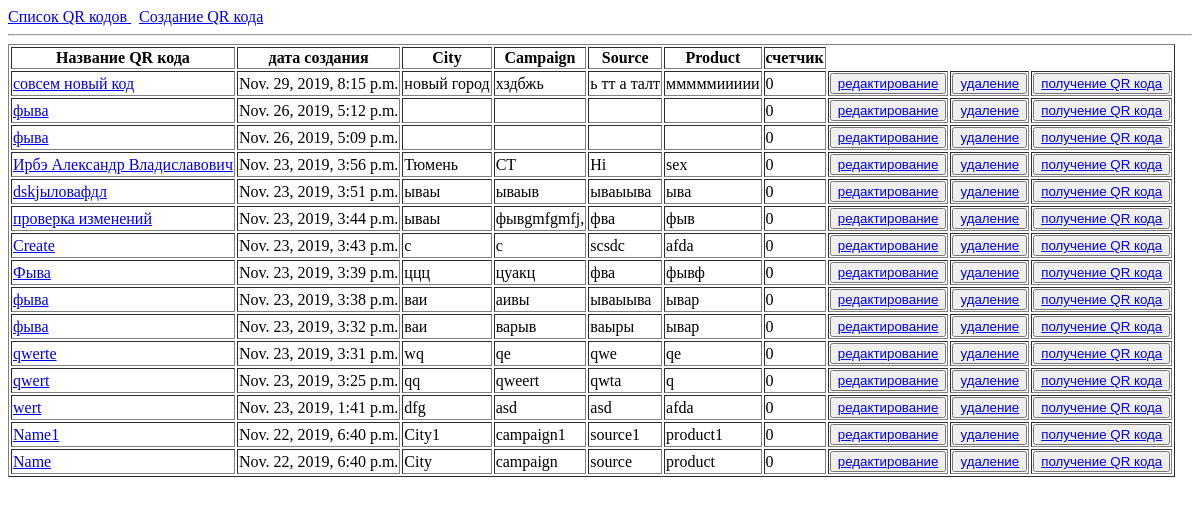
Page /qr/ on the earlier database version.
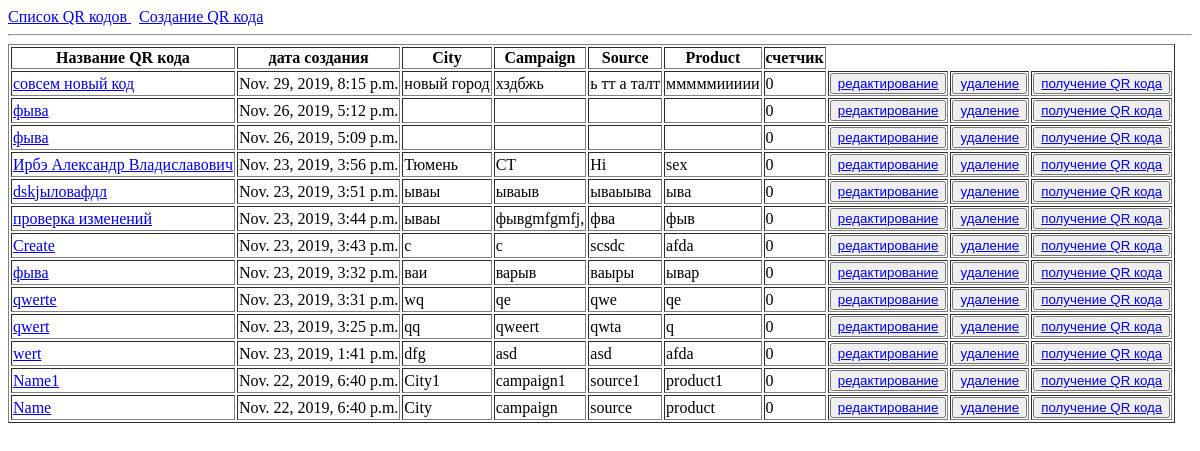
Same page on the later database version.
### qr_code/apps/qr_list/models.py (models this page shows, shortened)
class List(models.Model):
	qr_date = models.DateTimeField('дата создания', auto_now_add=True, db_index=True)
	qr_name = models.CharField('Название QR кода', max_length=100, null=False, blank=True, db_index=True)
	qr_city = models.CharField('City', max_length=100, null=False, blank=True, )
	qr_campaign = models.CharField('Campaign', max_length=100, null=False, blank=True, )
	qr_source = models.CharField('Source', max_length=100, null=False, blank=True, )
	qr_product = models.CharField('Product', max_length=100, null=False, blank=True, )
	qr_quantity = models.IntegerField('счетчик', default=0, null=False, blank=True)
	slug = models.SlugField('слаг', unique=True, blank=True)
	class Meta:
		ordering = ('-qr_date',)
	def get_absolute_url(self):
		return reverse('qr_detail_url', kwargs={'slug':self.slug})
	def get_update_url(self):
		return reverse('qr_update_url', kwargs={'slug':self.slug})
	def get_delete_url(self):
		return reverse('qr_delete_url', kwargs={'slug':self.slug})
	def get_detail_url(self):
		return reverse('qr_detail_url', kwargs={'slug':self.slug})

### qr_code/apps/qr_list/views.py (the view)
# urls.py: path('', views.base_page, name='base_page'),
def base_page(request):
	latest_list = List.objects.all()
	admin_url = '../admin/qr_list/list/'
	return render(request, 'qr_list/qr_list.html', {'latest_list':latest_list, 'admin_url':admin_url,})

### qr_code/templates/qr_list/qr_list.html (shortened to what this page needs)
{% extends 'qr_list/base.html' %}
{% block content %}
{% if latest_list %}
<table border="1">
<tr>
<th>Название QR кода</th>
<th>дата создания</th>
<th>City</th>
<th>Campaign</th>
<th>Source</th>
<th>Product</th>
<th>счетчик</th>
</tr>
	{% for a  in latest_list %}
	<tr >
		<td ><a href="{{a.get_absolute_url}}">{{a.qr_name}}</a></td>
		<td><a>{{a.qr_date}}</a></td>
		<td><a>{{a.qr_city}}</a></td>
		<td><a>{{a.qr_campaign}}</a></td>
		<td><a>{{a.qr_source}}</a></td>
		<td><a>{{a.qr_product}}</a></td>
		<td><a>{{a.qr_quantity}}</a></td>
		<td><button><a href="{{a.get_update_url}}">редактирование</a></button></td>
		<td><button><a href="{{a.get_delete_url}}">удаление</a></button></td>
		<td><button><a href="{{a.get_detail_url}}">получение QR кода</a></button></td>
	</tr>
	{% endfor %}
 </table>
{% else %}
Кодов еще нет. Их нужно создать.
{% endif %}
{% endblock %}

### qr_code/templates/qr_list/base.html (shortened to what this page needs)
<!DOCTYPE html>
<html>
<head>
</head>
<body>
{% block header %}
<a href="/qr/">Список QR кодов </a> &nbsp   <a href="/qr/create">Создание QR кода </a><br>
<hr>
{% endblock %}
	{% block content %}QRcode body{% endblock %}
</body>
</html>

Differences in the rows shown:
removed List: qr_name "Фыва", qr_date "Nov. 23, 2019, 3:39 p.m.", qr_city "ццц", qr_campaign "цуакц", qr_source "фва", qr_product "фывф", qr_quantity "0"
removed List: qr_name "фыва", qr_date "Nov. 23, 2019, 3:38 p.m.", qr_city "ваи", qr_campaign "аивы", qr_source "ываыыва", qr_product "ывар", qr_quantity "0"
